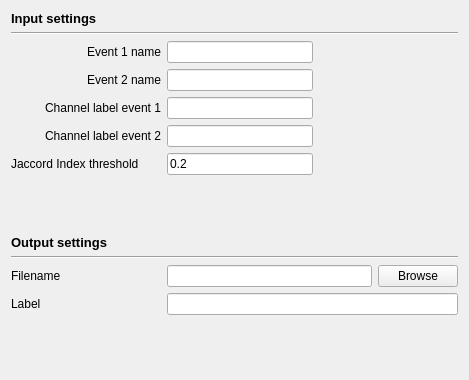
<?xml version="1.0" encoding="UTF-8"?>
<ui version="4.0">
 <class>EventCompareSettingsView</class>
 <widget class="QWidget" name="EventCompareSettingsView">
  <property name="geometry">
   <rect>
    <x>0</x>
    <y>0</y>
    <width>469</width>
    <height>380</height>
   </rect>
  </property>
  <property name="windowTitle">
   <string>Form</string>
  </property>
  <layout class="QVBoxLayout" name="verticalLayout_3">
   <item>
    <widget class="QLabel" name="label_5">
     <property name="font">
      <font>
       <pointsize>10</pointsize>
       <weight>75</weight>
       <bold>true</bold>
      </font>
     </property>
     <property name="text">
      <string>Input settings</string>
     </property>
    </widget>
   </item>
   <item>
    <widget class="Line" name="line_2">
     <property name="orientation">
      <enum>Qt::Horizontal</enum>
     </property>
    </widget>
   </item>
   <item>
    <layout class="QVBoxLayout" name="verticalLayout">
     <item>
      <layout class="QGridLayout" name="gridLayout">
       <item row="1" column="2">
        <spacer name="horizontalSpacer_2">
         <property name="orientation">
          <enum>Qt::Horizontal</enum>
         </property>
         <property name="sizeHint" stdset="0">
          <size>
           <width>40</width>
           <height>20</height>
          </size>
         </property>
        </spacer>
       </item>
       <item row="4" column="1">
        <widget class="QLineEdit" name="jaccord_lineEdit">
         <property name="toolTip">
          <string>Enter the Jaccord index (similarity) threshold (from 0 et 1) to mark an event as valid.</string>
         </property>
         <property name="text">
          <string>0.2</string>
         </property>
        </widget>
       </item>
       <item row="2" column="0">
        <widget class="QLabel" name="chan_label">
         <property name="layoutDirection">
          <enum>Qt::LeftToRight</enum>
         </property>
         <property name="text">
          <string>Channel label event 1</string>
         </property>
         <property name="alignment">
          <set>Qt::AlignRight|Qt::AlignTrailing|Qt::AlignVCenter</set>
         </property>
        </widget>
       </item>
       <item row="0" column="1">
        <widget class="QLineEdit" name="event1_name_lineedit">
         <property name="toolTip">
          <string>Enter the event label to evaluate.</string>
         </property>
        </widget>
       </item>
       <item row="1" column="1">
        <widget class="QLineEdit" name="event2_name_lineedit">
         <property name="toolTip">
          <string>Enter the event label to evaluate.</string>
         </property>
        </widget>
       </item>
       <item row="2" column="1">
        <widget class="QLineEdit" name="channel1_lineedit">
         <property name="toolTip">
          <string>Enter the channel to filter events 1 to evaluate.  Let it empty to compare the events from all channels.</string>
         </property>
        </widget>
       </item>
       <item row="0" column="0">
        <widget class="QLabel" name="label">
         <property name="layoutDirection">
          <enum>Qt::LeftToRight</enum>
         </property>
         <property name="text">
          <string>Event 1 name</string>
         </property>
         <property name="alignment">
          <set>Qt::AlignRight|Qt::AlignTrailing|Qt::AlignVCenter</set>
         </property>
        </widget>
       </item>
       <item row="4" column="0">
        <widget class="QLabel" name="label_6">
         <property name="minimumSize">
          <size>
           <width>150</width>
           <height>0</height>
          </size>
         </property>
         <property name="text">
          <string>Jaccord Index threshold</string>
         </property>
        </widget>
       </item>
       <item row="2" column="2">
        <spacer name="horizontalSpacer_3">
         <property name="orientation">
          <enum>Qt::Horizontal</enum>
         </property>
         <property name="sizeHint" stdset="0">
          <size>
           <width>40</width>
           <height>20</height>
          </size>
         </property>
        </spacer>
       </item>
       <item row="1" column="0">
        <widget class="QLabel" name="label_2">
         <property name="layoutDirection">
          <enum>Qt::LeftToRight</enum>
         </property>
         <property name="text">
          <string>Event 2 name</string>
         </property>
         <property name="alignment">
          <set>Qt::AlignRight|Qt::AlignTrailing|Qt::AlignVCenter</set>
         </property>
        </widget>
       </item>
       <item row="4" column="2">
        <spacer name="horizontalSpacer_4">
         <property name="orientation">
          <enum>Qt::Horizontal</enum>
         </property>
         <property name="sizeHint" stdset="0">
          <size>
           <width>40</width>
           <height>20</height>
          </size>
         </property>
        </spacer>
       </item>
       <item row="0" column="2">
        <spacer name="horizontalSpacer">
         <property name="orientation">
          <enum>Qt::Horizontal</enum>
         </property>
         <property name="sizeHint" stdset="0">
          <size>
           <width>40</width>
           <height>20</height>
          </size>
         </property>
        </spacer>
       </item>
       <item row="3" column="0">
        <widget class="QLabel" name="label_7">
         <property name="text">
          <string>Channel label event 2</string>
         </property>
         <property name="alignment">
          <set>Qt::AlignRight|Qt::AlignTrailing|Qt::AlignVCenter</set>
         </property>
        </widget>
       </item>
       <item row="3" column="1">
        <widget class="QLineEdit" name="channel2_lineedit">
         <property name="toolTip">
          <string>Enter the channel to filter events 2 to evaluate.  Let it empty to compare the events from all channels.</string>
         </property>
        </widget>
       </item>
       <item row="3" column="2">
        <spacer name="horizontalSpacer_5">
         <property name="orientation">
          <enum>Qt::Horizontal</enum>
         </property>
         <property name="sizeHint" stdset="0">
          <size>
           <width>40</width>
           <height>20</height>
          </size>
         </property>
        </spacer>
       </item>
      </layout>
     </item>
    </layout>
   </item>
   <item>
    <spacer name="verticalSpacer_2">
     <property name="orientation">
      <enum>Qt::Vertical</enum>
     </property>
     <property name="sizeHint" stdset="0">
      <size>
       <width>20</width>
       <height>40</height>
      </size>
     </property>
    </spacer>
   </item>
   <item>
    <widget class="QLabel" name="label_4">
     <property name="font">
      <font>
       <pointsize>10</pointsize>
       <weight>75</weight>
       <bold>true</bold>
      </font>
     </property>
     <property name="text">
      <string>Output settings</string>
     </property>
    </widget>
   </item>
   <item>
    <widget class="Line" name="line">
     <property name="orientation">
      <enum>Qt::Horizontal</enum>
     </property>
    </widget>
   </item>
   <item>
    <layout class="QVBoxLayout" name="verticalLayout_2">
     <item>
      <layout class="QHBoxLayout" name="horizontalLayout">
       <item>
        <widget class="QLabel" name="label_3">
         <property name="minimumSize">
          <size>
           <width>150</width>
           <height>0</height>
          </size>
         </property>
         <property name="text">
          <string>Filename</string>
         </property>
        </widget>
       </item>
       <item>
        <widget class="QLineEdit" name="filename_lineEdit">
         <property name="toolTip">
          <string>Filename to save performance evaluation. </string>
         </property>
        </widget>
       </item>
       <item>
        <widget class="QPushButton" name="browse_pushButton">
         <property name="text">
          <string>Browse</string>
         </property>
        </widget>
       </item>
      </layout>
     </item>
     <item>
      <layout class="QHBoxLayout" name="horizontalLayout_2">
       <item>
        <widget class="QLabel" name="label_8">
         <property name="minimumSize">
          <size>
           <width>150</width>
           <height>0</height>
          </size>
         </property>
         <property name="text">
          <string>Label</string>
         </property>
        </widget>
       </item>
       <item>
        <widget class="QLineEdit" name="label_lineEdit">
         <property name="toolTip">
          <string>Optional to add information to the column header in the performance output file. </string>
         </property>
        </widget>
       </item>
      </layout>
     </item>
    </layout>
   </item>
   <item>
    <spacer name="verticalSpacer">
     <property name="orientation">
      <enum>Qt::Vertical</enum>
     </property>
     <property name="sizeHint" stdset="0">
      <size>
       <width>20</width>
       <height>40</height>
      </size>
     </property>
    </spacer>
   </item>
  </layout>
 </widget>
 <resources/>
 <connections>
  <connection>
   <sender>browse_pushButton</sender>
   <signal>clicked()</signal>
   <receiver>EventCompareSettingsView</receiver>
   <slot>on_choose()</slot>
   <hints>
    <hint type="sourcelabel">
     <x>363</x>
     <y>220</y>
    </hint>
    <hint type="destinationlabel">
     <x>205</x>
     <y>147</y>
    </hint>
   </hints>
  </connection>
 </connections>
 <slots>
  <slot>on_choose()</slot>
  <slot>on_input_format_changed()</slot>
 </slots>
</ui>
